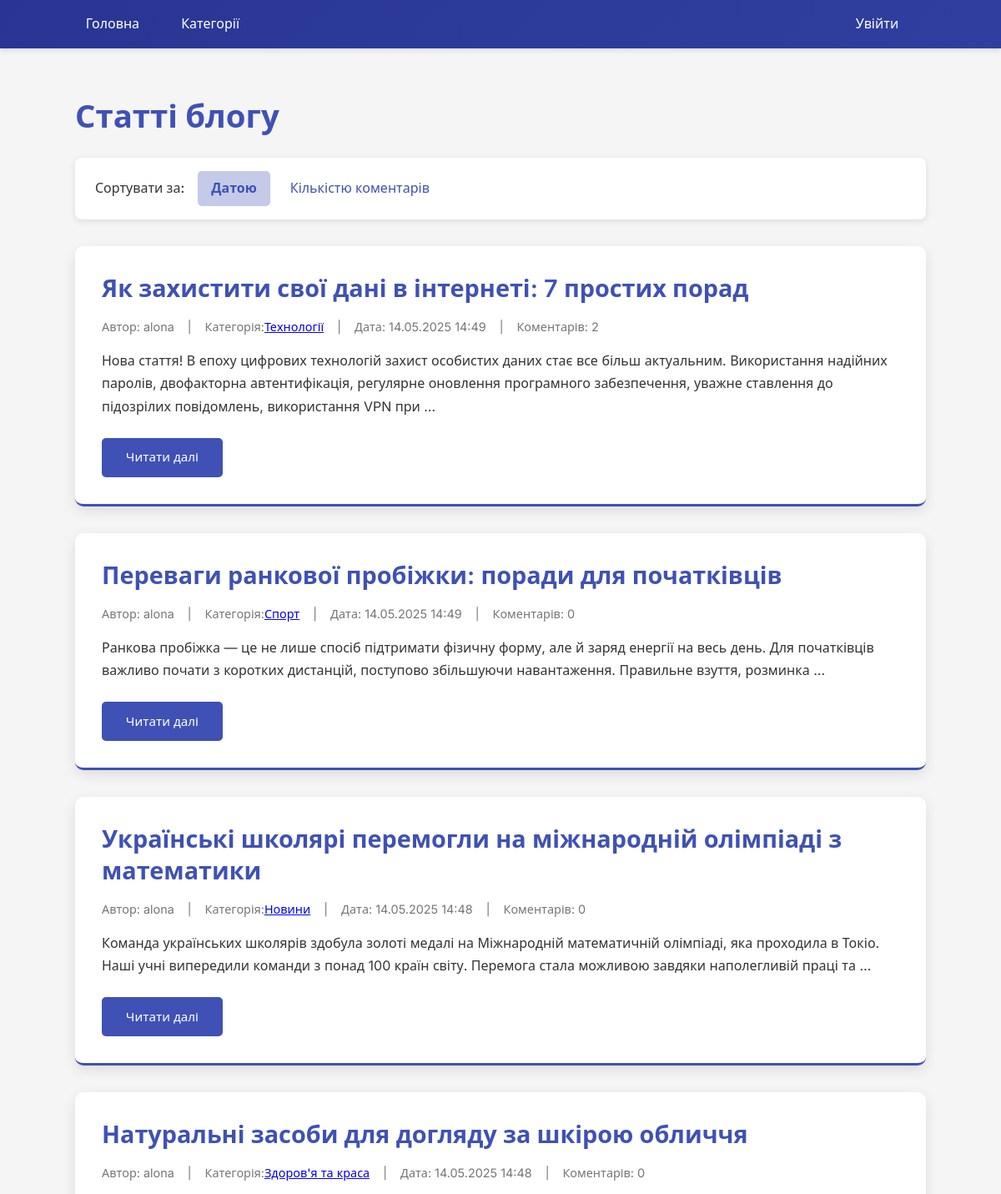
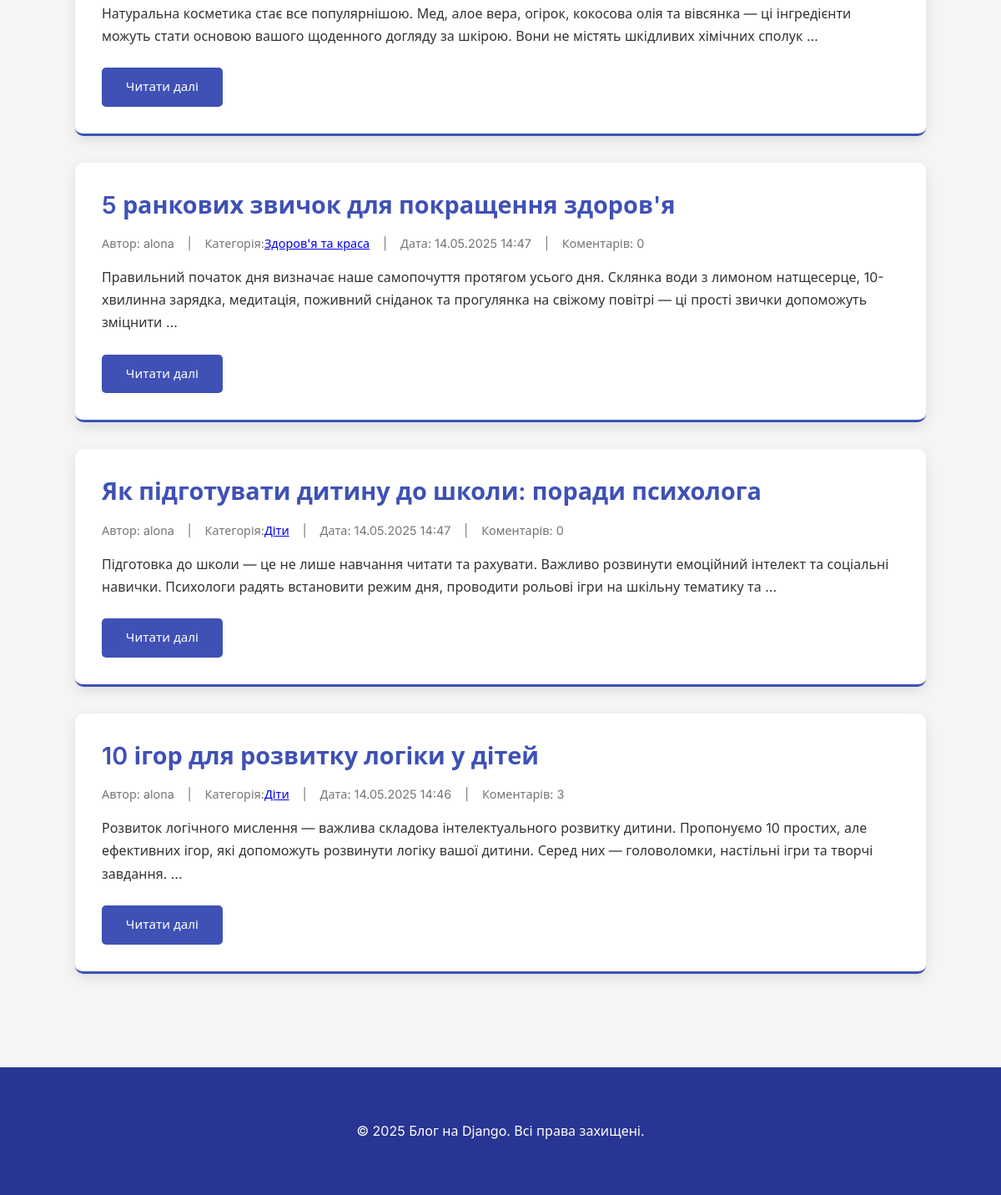
The page / on the database its author committed (2 pictures, top to bottom).
### blog/models.py (models this page shows, shortened)
class Post(models.Model):
    title = models.CharField(max_length=200, verbose_name="Заголовок")
    slug = models.SlugField(unique=True, blank=True)
    author = models.ForeignKey(User, on_delete=models.CASCADE, verbose_name="Автор")
    content = models.TextField(verbose_name="Вміст")
    excerpt = models.TextField(blank=True, verbose_name="Короткий опис")
    category = models.ForeignKey(Category, on_delete=models.CASCADE,
                                 related_name='posts', verbose_name="Категорія")
    published = models.BooleanField(default=False, verbose_name="Опубліковано")
    created_at = models.DateTimeField(auto_now_add=True, verbose_name="Дата створення")
    updated_at = models.DateTimeField(auto_now=True, verbose_name="Дата оновлення")
    class Meta:
        verbose_name = "Стаття"
        verbose_name_plural = "Статті"
        ordering = ['-created_at']

class Category(models.Model):
    name = models.CharField(max_length=100, unique=True, verbose_name="Назва")
    slug = models.SlugField(unique=True, blank=True)
    class Meta:
        verbose_name = "Категорія"
        verbose_name_plural = "Категорії"
        ordering = ['name']

### blog/views.py (the view)
# urls.py: path('', views.post_list, name='post_list'),
def post_list(request):
    sort_by = request.GET.get('sort', 'date')
    if sort_by == 'comments':
        posts = Post.objects.filter(published=True).annotate(
            comments_count=Count('comments')
        ).order_by('-comments_count')
    else:
        posts = Post.objects.filter(published=True).order_by('-created_at')
    paginator = Paginator(posts, 10)
    page_number = request.GET.get('page')
    page_obj = paginator.get_page(page_number)
    context = {
        'posts': page_obj,
        'sort_by': sort_by,
    }
    return render(request, 'blog/post_list.html', context)

### templates/blog/post_list.html (shortened to what this page needs)
{% extends 'blog/base.html' %}
{% block content %}
    <h1>Статті блогу</h1>
    <div class="sort-links">
        <span>Сортувати за:</span>
        <a href="?sort=date" {% if sort_by == 'date' %}style="font-weight: bold; background-color: #c5cae9;"{% endif %}>Датою</a>
        <a href="?sort=comments" {% if sort_by == 'comments' %}style="font-weight: bold; background-color: #c5cae9;"{% endif %}>Кількістю коментарів</a>
    </div>
    {% for post in posts %}
        <article class="post-item">
            <h2><a href="{% url 'post_detail' post.slug %}">{{ post.title }}</a></h2>
            <div class="post-meta">
                <span>Автор: {{ post.author.username }}</span> |
                <span>Категорія: <a href="{% url 'category_posts' post.category.slug %}">{{ post.category.name }}</a></span> |
                <span>Дата: {{ post.created_at|date:"d.m.Y H:i" }}</span> |
                <span>Коментарів: {{ post.comments.count }}</span>
            </div>
            <div class="post-excerpt">
                {% if post.excerpt %}
                    {{ post.excerpt }}
                {% else %}
                    {{ post.content|truncatewords:30 }}
                {% endif %}
            </div>
            <a href="{% url 'post_detail' post.slug %}" class="btn">Читати далі</a>
        </article>
    {% empty %}
        <div class="post-item">
            <p>Статей поки що немає.</p>
        </div>
    {% endfor %}
{% endblock %}

### templates/blog/base.html (shortened to what this page needs)
{% load static %}
<!DOCTYPE html>
<html lang="uk">
<head>
    <link rel="stylesheet" type="text/css" href="{% static 'css/styles.css' %}">
</head>
<body>
    <header>
        <nav>
            <div>
                <a href="{% url 'post_list' %}">Головна</a>
                <a href="{% url 'category_list' %}">Категорії</a>
            </div>
            <div>
                {% if user.is_authenticated %}
                    <span style="color: white; margin-right: 15px;">Вітаємо, {{ user.username }}!</span>
                    <a href="{% url 'logout' %}">Вийти</a>
                {% else %}
                    <a href="{% url 'login' %}">Увійти</a>
                {% endif %}
            </div>
        </nav>
    </header>
    <div class="container">
        {% block content %}
        {% endblock %}
    </div>
    <footer style="background: #283593; color: white; text-align: center; padding: 1rem 0; margin-top: 3rem;">
        <div class="container">
            <p>&copy; 2025 Блог на Django. Всі права захищені.</p>
        </div>
    </footer>
</body>
</html>

### static/css/styles.css (style rules this page uses)
:root { --primary-color: #3f51b5; --primary-dark: #303f9f; --primary-light: #c5cae9; --accent-color: #ff4081; --text-color: #333; --text-light: #757575; --background-color: #f5f5f5; --card-color: #fff; --header-color: #283593; --shadow-color: rgba(0, 0, 0, 0.1); }
body { font-family: 'Inter', 'Segoe UI', Roboto, Oxygen, Ubuntu, sans-serif; line-height: 1.6; margin: 0; padding: 0; background-color: var(--background-color); color: var(--text-color); }
.container { width: 85%; max-width: 1200px; margin: 0 auto; padding: 2rem 0; }
header { background: linear-gradient(135deg, var(--header-color) 0%, var(--primary-dark) 100%); color: white; padding: 1rem 0; box-shadow: 0 3px 6px var(--shadow-color); position: sticky; top: 0; z-index: 1000; }
nav { display: flex; justify-content: space-between; align-items: center; width: 85%; max-width: 1200px; margin: 0 auto; padding: 0 20px; }
nav a { color: white; text-decoration: none; margin-right: 20px; font-weight: 500; transition: all 0.3s ease; padding: 0.5rem 0.8rem; border-radius: 4px; }
h1, h2, h3 { color: var(--primary-color); line-height: 1.3; }
h1 { font-size: 2.4rem; margin-bottom: 1.5rem; font-weight: 700; }
h2 { font-size: 1.8rem; margin-top: 0; }
.post-item { background: var(--card-color); margin-bottom: 2rem; padding: 2rem; border-radius: 10px; box-shadow: 0 5px 15px var(--shadow-color); transition: transform 0.3s ease, box-shadow 0.3s ease; position: relative; overflow: hidden; border-bottom: 3px solid var(--primary-color); }
.post-item h2 { margin-top: 0; margin-bottom: 1rem; }
.post-item h2 a { color: var(--primary-color); text-decoration: none; transition: color 0.3s ease; font-weight: 600; }
.post-meta { color: var(--text-light); font-size: 0.9rem; margin-bottom: 1rem; display: flex; flex-wrap: wrap; gap: 1rem; }
.post-meta span { display: inline-flex; align-items: center; }
.post-excerpt { margin-bottom: 1.5rem; line-height: 1.7; }
.sort-links { margin-bottom: 2rem; padding: 1rem 1.5rem; background: var(--card-color); border-radius: 8px; box-shadow: 0 2px 8px var(--shadow-color); display: flex; align-items: center; gap: 0.5rem; }
.sort-links span { font-weight: 500; margin-right: 0.5rem; }
.sort-links a { padding: 0.5rem 1rem; text-decoration: none; color: var(--primary-color); border-radius: 5px; transition: all 0.3s ease; font-weight: 500; }
.btn { display: inline-block; padding: 0.7rem 1.8rem; background: var(--primary-color); color: white; text-decoration: none; border-radius: 5px; border: none; cursor: pointer; transition: all 0.3s ease; font-size: 0.95rem; font-weight: 500; text-align: center; }

### rows shown on the page
Post: title "Як захистити свої дані в інтернеті: 7 простих порад", author.username "alona", category.name "Технології", created_at "14.05.2025 14:49", comments.count "2", content "Нова стаття! В епоху цифрових технологій захист особистих даних стає все більш актуальним. Використання надійних паролів, двофакторна автентифікація, регулярне оновлення програмного забезпечення, уважне ставлення до підозрілих повідомлень, використання VPN при …"
Post: title "Переваги ранкової пробіжки: поради для початківців", author.username "alona", category.name "Спорт", created_at "14.05.2025 14:49", comments.count "0", content "Ранкова пробіжка — це не лише спосіб підтримати фізичну форму, але й заряд енергії на весь день. Для початківців важливо почати з коротких дистанцій, поступово збільшуючи навантаження. Правильне взуття, розминка …"
Post: title "Українські школярі перемогли на міжнародній олімпіаді з математики", author.username "alona", category.name "Новини", created_at "14.05.2025 14:48", comments.count "0", content "Команда українських школярів здобула золоті медалі на Міжнародній математичній олімпіаді, яка проходила в Токіо. Наші учні випередили команди з понад 100 країн світу. Перемога стала можливою завдяки наполегливій праці та …"
Post: title "Натуральні засоби для догляду за шкірою обличчя", author.username "alona", category.name "Здоров'я та краса", created_at "14.05.2025 14:48", comments.count "0", content "Натуральна косметика стає все популярнішою. Мед, алое вера, огірок, кокосова олія та вівсянка — ці інгредієнти можуть стати основою вашого щоденного догляду за шкірою. Вони не містять шкідливих хімічних сполук …"
Post: title "5 ранкових звичок для покращення здоров'я", author.username "alona", category.name "Здоров'я та краса", created_at "14.05.2025 14:47", comments.count "0", content "Правильний початок дня визначає наше самопочуття протягом усього дня. Склянка води з лимоном натщесерце, 10-хвилинна зарядка, медитація, поживний сніданок та прогулянка на свіжому повітрі — ці прості звички допоможуть зміцнити …"
Post: title "Як підготувати дитину до школи: поради психолога", author.username "alona", category.name "Діти", created_at "14.05.2025 14:47", comments.count "0", content "Підготовка до школи — це не лише навчання читати та рахувати. Важливо розвинути емоційний інтелект та соціальні навички. Психологи радять встановити режим дня, проводити рольові ігри на шкільну тематику та …"
Post: title "10 ігор для розвитку логіки у дітей", author.username "alona", category.name "Діти", created_at "14.05.2025 14:46", comments.count "3", content "Розвиток логічного мислення — важлива складова інтелектуального розвитку дитини. Пропонуємо 10 простих, але ефективних ігор, які допоможуть розвинути логіку вашої дитини. Серед них — головоломки, настільні ігри та творчі завдання. …"
